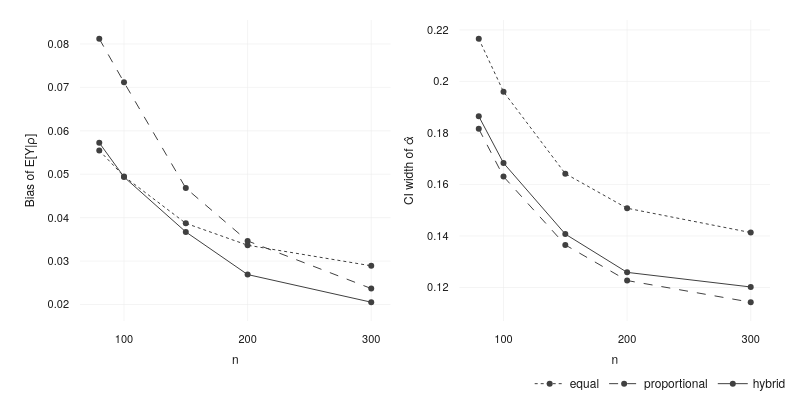

Write notebook code for a chart like this one.
### Code cell
from plotly.subplots import make_subplots
import plotly.graph_objects as go
from benchmark_notebook import theme

subset = df[
    (df["n_repositories"] == 6)
    & (df["repository_error_rate_sd"] == 0.10)
    & (df["rho_scenario"] == "Misleading")
    & ((df["design_type"] != "hybrid") | (df["lambda"] == 0.75))
].copy()

subset["design_label"] = subset.apply(
    lambda r: "hybrid" if r["design_type"] == "hybrid" else r["design_type"],
    axis=1,
)

agg = subset.groupby(
    ["design_label", "n_audit"],
    as_index=False,
).agg(
    ci_width=("ci_width_median", "median"),
    bias=("rho_curve_abs_bias", "median"),
)

styles = {
    "equal": dict(dash="dot"),
    "proportional": dict(dash="dash"),
    "hybrid": dict(dash="solid"),
}

fig = make_subplots(
    rows=1,
    cols=2,
)

for d in ["equal", "proportional", "hybrid"]:
    sub = agg[agg["design_label"] == d]
    st = styles[d]
    fig.add_trace(
        go.Scatter(
            x=sub["n_audit"],
            y=sub["bias"],
            name=d,
            line=dict(
                color=pio.templates["thesis"].layout.colorway[3], dash=st["dash"]
            ),
            mode="lines+markers",
            legendgroup=d,
        ),
        row=1,
        col=1,
    )
    fig.add_trace(
        go.Scatter(
            x=sub["n_audit"],
            y=sub["ci_width"],
            name=d,
            line=dict(
                color=pio.templates["thesis"].layout.colorway[3], dash=st["dash"]
            ),
            mode="lines+markers",
            legendgroup=d,
            showlegend=False,
        ),
        row=1,
        col=2,
    )

fig.update_yaxes(title="Bias of E[Y|ρ]", row=1, col=1).update_yaxes(
    title="CI width of α̂", row=1, col=2
).update_layout(
    height=400,
    width=800,
    template="thesis",
    margin=dict(t=20),
).update_xaxes(
    title="n"
).show(
    config={
        "toImageButtonOptions": {
            "format": "svg",
            "height": 400,
            "width": 800,
            "scale": 1,
        }
    }
)

### Figure 1 — Plotly figure (JSON) as saved in the notebook; plotly's stock layout.template omitted (floating-point values rounded to 4 significant figures)
{"data": [{"legendgroup": "equal", "line": {"color": "#404040", "dash": "dot"}, "mode": "lines+markers", "name": "equal", "type": "scatter", "x": [80, 100, 150, 200, 300], "xaxis": "x", "y": [0.05547, 0.04951, 0.0387, 0.03366, 0.02892], "yaxis": "y"}, {"legendgroup": "equal", "line": {"color": "#404040", "dash": "dot"}, "mode": "lines+markers", "name": "equal", "showlegend": false, "type": "scatter", "x": [80, 100, 150, 200, 300], "xaxis": "x2", "y": [0.2165, 0.196, 0.1642, 0.1508, 0.1413], "yaxis": "y2"}, {"legendgroup": "proportional", "line": {"color": "#404040", "dash": "dash"}, "mode": "lines+markers", "name": "proportional", "type": "scatter", "x": [80, 100, 150, 200, 300], "xaxis": "x", "y": [0.08118, 0.07117, 0.04681, 0.03465, 0.02369], "yaxis": "y"}, {"legendgroup": "proportional", "line": {"color": "#404040", "dash": "dash"}, "mode": "lines+markers", "name": "proportional", "showlegend": false, "type": "scatter", "x": [80, 100, 150, 200, 300], "xaxis": "x2", "y": [0.1816, 0.1631, 0.1365, 0.1227, 0.1143], "yaxis": "y2"}, {"legendgroup": "hybrid", "line": {"color": "#404040", "dash": "solid"}, "mode": "lines+markers", "name": "hybrid", "type": "scatter", "x": [80, 100, 150, 200, 300], "xaxis": "x", "y": [0.05724, 0.04937, 0.03672, 0.0269, 0.02054], "yaxis": "y"}, {"legendgroup": "hybrid", "line": {"color": "#404040", "dash": "solid"}, "mode": "lines+markers", "name": "hybrid", "showlegend": false, "type": "scatter", "x": [80, 100, 150, 200, 300], "xaxis": "x2", "y": [0.1864, 0.1683, 0.1407, 0.1259, 0.1202], "yaxis": "y2"}], "layout": {"height": 400, "margin": {"t": 20}, "width": 800, "xaxis": {"anchor": "y", "domain": [0, 0.45], "title": {"text": "n"}}, "xaxis2": {"anchor": "y2", "domain": [0.55, 1], "title": {"text": "n"}}, "yaxis": {"anchor": "x", "domain": [0, 1], "title": {"text": "Bias of E[Y|ρ]"}}, "yaxis2": {"anchor": "x2", "domain": [0, 1], "title": {"text": "CI width of α̂"}}}}
